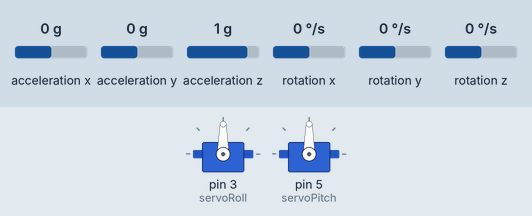
The sketch below on a simulated Arduino Uno, built with avr-gcc and run on an emulated ATmega328P. Parts: 2 × servo. The test bench sets the inputs (shaded band); at power-on: rotation x 0 °/s, acceleration y 0 g, acceleration z 1 g, rotation y 0 °/s, acceleration x 0 g, rotation z 0 °/s. What the sketch prints to the serial monitor is not drawn.

Above: at 1.2 s.
1.3 s: rotation x set to -100 °/s
At 1.45 s:
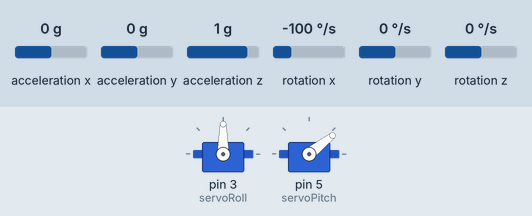
At 2.6 s:
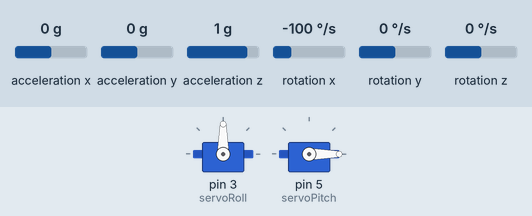
3.2 s: acceleration y set to 0.8 g
At 4.72 s:
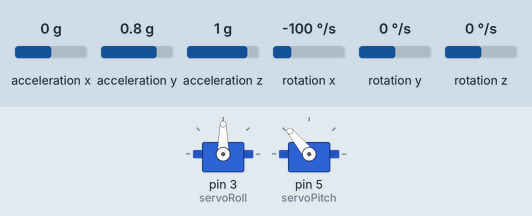
6.2 s: acceleration z set to 0 g
7.7 s: rotation y set to -7 °/s
At 10.6 s:
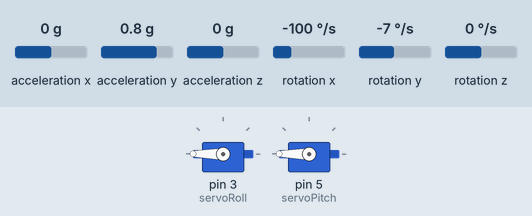
10.7 s: acceleration x set to 0.8 g
13.7 s: acceleration y set to -1.4 g
Timing chart, 0 to 16.3 s (numbered marks = the images above; inputs shaded):
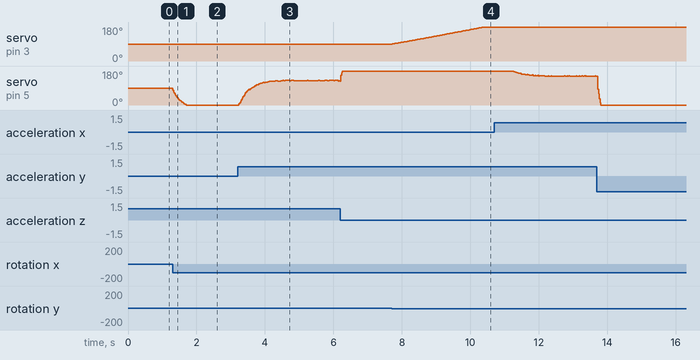

Measured:
- after the input at 1.3 s, servo on pin 5 (servoPitch): moves from 90° to 0° over 0.39 s, starting at once
- after the input at 7.7 s, servo on pin 3 (servoRoll): moves from 90° to 180° over 2.7 s, starting at once

The sketch:

main.ino
```cpp
#include "I2Cdev.h"
#include "MPU6050.h"
#include <Wire.h>
#include <Servo.h>

MPU6050 mpu;

// Servos
Servo servoRoll;
Servo servoPitch;

// MPU RAW
int ax, ay, az;
int gx, gy, gz;

// Tiempo
unsigned long tiempo_prev;
float dt;

// Ángulos
float ang_x, ang_y;
float ang_x_prev, ang_y_prev;

/* -- Config de PID -- */
float roll_setpoint = 0;   // Setpoints
float pitch_setpoint = 0;

float roll_error, pitch_error;  // Errores
float roll_prev_error = 0;
float pitch_prev_error = 0;

float roll_p, roll_i = 0, roll_d;     // PID términos
float pitch_p, pitch_i = 0, pitch_d;

float Kp = 4.0;   // Constantes PID
float Ki = 0.1;
float Kd = 0.1;

float roll_PID, pitch_PID; // Salida PID

void lecturaMPU()
{
  // Lectura de giroscopo y acelerometro
  mpu.getAcceleration(&ax, &ay, &az);
  mpu.getRotation(&gx, &gy, &gz);

  dt = (millis()-tiempo_prev)/1000.0;
  tiempo_prev=millis();

  //Calcular los ángulos con acelerometro
  float accel_ang_x=atan(ay/sqrt(pow(ax,2) + pow(az,2)))*(180.0/3.14);
  float accel_ang_y=atan(-ax/sqrt(pow(ay,2) + pow(az,2)))*(180.0/3.14);

  //Calcular angulo de rotación con giroscopo y filtro complemento
  ang_x = 0.98*(ang_x_prev+(gx/131)*dt) + 0.02*accel_ang_x;
  ang_y = 0.98*(ang_y_prev+(gy/131)*dt) + 0.02*accel_ang_y;


  ang_x_prev=ang_x;
  ang_y_prev=ang_y;
}

void calcularPID() {
  // Error
  roll_error  = ang_y - roll_setpoint;
  pitch_error = ang_x - pitch_setpoint;

  // Proporcional
  roll_p  = Kp * roll_error;
  pitch_p = Kp * pitch_error;

  // Integral
  if (roll_error > -3 && roll_error < 3)
    roll_i += Ki * roll_error;

  if (pitch_error > -3 && pitch_error < 3)
    pitch_i += Ki * pitch_error;

  // Derivativo
  roll_d  = Kd * ((roll_error - roll_prev_error) / dt);
  pitch_d = Kd * ((pitch_error - pitch_prev_error) / dt);

  // PID total
  roll_PID  = roll_p + roll_i + roll_d;
  pitch_PID = pitch_p + pitch_i + pitch_d;

  // Limitar salida
  roll_PID  = constrain(roll_PID,  -90, 90);
  pitch_PID = constrain(pitch_PID, -90, 90);

  roll_prev_error  = roll_error;
  pitch_prev_error = pitch_error;
}

void moverServos() {
  servoRoll.write(90 - roll_PID);
  servoPitch.write(90 + pitch_PID);
}

void setup() {
  Serial.begin(115200);
  Wire.begin();
  mpu.initialize();

  servoRoll.attach(3);
  servoPitch.attach(5);

  tiempo_prev = millis();

  if (mpu.testConnection())
    Serial.println("MPU OK");
  else
    Serial.println("Error MPU");
}

void loop() {
  lecturaMPU();
  calcularPID();
  moverServos();

  //Mostrar los angulos separadas por un [tab]
  Serial.print("Rotacion en X:  ");
  Serial.print(ang_x);
  Serial.print("\tRotacion en Y: ");
  Serial.println(ang_y);

}
```
